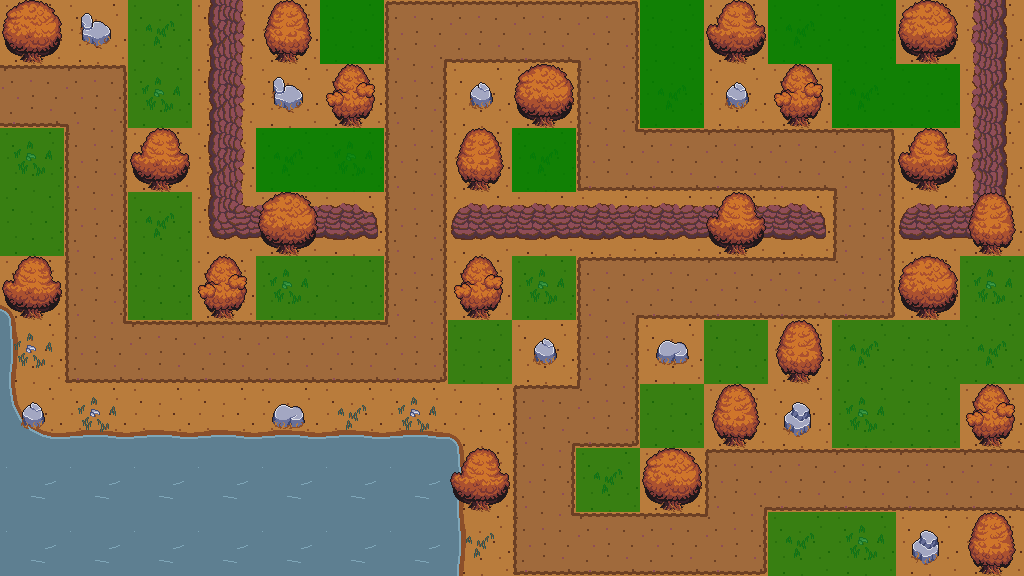

A level layout from a 2D game, rendered from its tile map. Below: a short description, then the map file with its tile-grid data intact:
An orthogonal 16x9 tile map with 64x64 px tiles, 8 tile layers (Terrain_Background, Terrain_Path, Terrain_Water, Terrain_Cliffs, ...), 3 tilesets and 1 object.

<map version="1.10" tiledversion="1.11.2" orientation="orthogonal" renderorder="right-down" width="16" height="9" tilewidth="64" tileheight="64" infinite="0" nextlayerid="23" nextobjectid="7">
 <editorsettings>
  <export target="../game/public/assets/map/TD-map-lvl12.json" format="json" />
 </editorsettings>
 <tileset firstgid="1" name="GrassTilesetAutumn" tilewidth="64" tileheight="64" tilecount="272" columns="16">
  <image source="../game/public/assets/tilesets/GrassTilesetAutumn.png" width="1024" height="1088" />
 </tileset>
 <tileset firstgid="273" name="AnimatedWaterAutumn" tilewidth="64" tileheight="64" tilecount="490" columns="70">
  <image source="../game/public/assets/tilesets/AnimatedWaterAutumn.png" width="4480" height="448" />
 </tileset>
 <tileset firstgid="763" name="Solid_green" tilewidth="64" tileheight="64" tilecount="9" columns="3">
  <image source="../game/public/assets/Solid_green.png" width="200" height="200" />
 </tileset>
 <layer id="14" name="Terrain_Background" width="16" height="9" locked="1">
  <data encoding="csv">
19,19,19,19,19,19,19,19,19,19,19,19,19,19,19,19,
19,19,19,19,19,19,19,19,19,19,19,19,19,19,19,19,
19,19,19,19,19,19,19,19,19,19,19,19,19,19,19,19,
19,19,19,19,19,19,19,19,19,19,19,19,19,19,19,19,
19,19,19,19,19,19,19,19,19,19,19,19,19,19,19,19,
19,19,19,19,19,19,19,19,19,19,19,19,19,19,19,19,
19,19,19,19,19,19,19,19,19,19,19,19,19,19,19,19,
19,19,19,19,19,19,19,19,19,19,19,19,19,19,19,19,
19,19,19,19,19,19,19,19,19,19,19,19,19,19,19,19
</data>
 </layer>
 <layer id="15" name="Terrain_Path" width="16" height="9">
  <data encoding="csv">
0,0,0,0,0,0,22,23,23,24,0,0,0,0,0,0,
55,24,0,0,0,0,38,0,0,40,0,0,0,0,0,0,
0,38,0,0,0,0,38,0,0,54,23,23,23,24,0,0,
0,38,0,0,0,0,38,0,0,0,0,0,0,40,0,0,
0,38,0,0,0,0,38,0,0,22,23,23,23,56,0,0,
0,54,55,55,55,55,56,0,0,40,0,0,0,0,88,0,
0,0,0,0,0,0,0,0,22,56,0,0,0,0,0,0,
0,0,0,0,0,0,0,0,38,0,0,22,23,23,23,23,
0,0,0,0,0,0,0,0,54,23,23,56,0,0,0,0
</data>
 </layer>
 <layer id="16" name="Terrain_Water" width="16" height="9">
  <data encoding="csv">
0,0,0,0,0,0,0,0,0,0,0,0,0,0,0,0,
0,0,0,0,0,0,0,0,0,0,0,0,0,0,0,0,
0,0,0,0,0,0,0,0,0,0,0,0,0,0,0,0,
0,0,0,0,0,0,0,0,0,0,0,0,0,0,0,0,
277,0,0,0,0,0,0,0,0,0,0,0,0,0,0,0,
347,0,0,0,0,0,0,0,0,0,0,0,0,0,0,0,
417,418,418,418,418,418,418,419,0,0,0,0,0,0,0,0,
486,486,486,486,486,486,486,489,0,0,0,0,0,0,0,0,
486,486,486,486,486,486,486,489,0,0,0,0,0,0,0,0
</data>
 </layer>
 <layer id="17" name="Terrain_Cliffs" width="16" height="9">
  <data encoding="csv">
0,0,0,118,0,0,0,0,0,0,0,0,0,0,0,120,
0,0,0,118,0,0,0,0,0,0,0,0,0,0,0,120,
0,0,0,118,0,0,0,0,0,0,0,0,0,0,0,120,
0,0,0,134,135,121,0,122,135,135,135,135,121,0,122,136,
0,0,0,0,0,0,0,0,0,0,0,0,0,0,0,0,
0,0,0,0,0,0,0,0,0,0,0,0,0,0,0,0,
0,0,0,0,0,0,0,0,0,0,0,0,0,0,0,0,
0,0,0,0,0,0,0,0,0,0,0,0,0,0,0,0,
0,0,0,0,0,0,0,0,0,0,0,0,0,0,0,0
</data>
 </layer>
 <layer id="18" name="Props" width="16" height="9">
  <data encoding="csv">
0,222,0,0,0,0,0,0,0,0,0,0,0,0,0,0,
0,0,0,0,222,0,0,207,0,0,0,207,0,0,0,0,
0,0,0,0,0,0,0,0,0,0,0,0,0,0,0,0,
0,0,0,0,0,0,0,0,0,0,0,0,0,0,0,0,
0,0,0,0,0,0,0,0,0,0,0,0,0,0,0,0,
0,0,0,0,0,0,0,0,207,0,0,0,0,0,0,0,
207,0,0,0,206,0,0,0,0,0,0,0,0,0,0,0,
0,0,0,0,0,0,0,0,0,0,0,0,0,0,0,0,
0,0,0,0,0,0,0,0,0,0,0,0,0,0,223,0
</data>
 </layer>
 <layer id="19" name="Details" width="16" height="9">
  <data encoding="csv">
159,0,156,0,158,0,0,0,0,0,0,174,156,0,159,0,
0,0,157,0,0,175,0,0,159,0,156,0,175,156,0,0,
157,0,174,0,156,157,0,158,156,0,0,0,0,0,174,0,
0,0,156,0,159,0,0,0,0,0,0,174,0,0,0,158,
174,0,0,175,157,0,0,175,157,0,0,0,0,0,159,157,
157,0,0,0,0,0,0,0,0,0,206,0,158,156,0,156,
0,157,0,0,0,156,157,0,0,0,0,158,223,157,0,175,
0,0,0,0,0,0,0,174,0,156,159,0,0,0,0,0,
0,0,0,0,0,0,0,156,0,0,0,0,156,157,0,158
</data>
 </layer>
 <objectgroup id="20" name="Waypoints">
  <object id="6" x="0" y="0">
   <polyline points="0,0 -63.8978,91.49 95.8466,94.3944 97.2989,349.985 416.788,349.985 416.788,27.5922 609.933,31.9489 609.933,158.292 862.62,159.744 864.072,284.635 608.481,287.54 607.029,415.335 541.679,415.335 543.131,546.035 736.277,544.583 737.729,477.781 1106.59,477.781" />
  </object>
 </objectgroup>
 <layer id="21" name="Buildable" width="16" height="9" opacity="0.7">
  <data encoding="csv">
0,0,763,0,0,763,0,0,0,0,763,0,763,763,0,0,
0,0,763,0,0,0,0,0,0,0,763,0,0,763,763,0,
763,0,0,0,763,763,0,0,763,0,0,0,0,0,0,0,
763,0,763,0,0,0,0,0,0,0,0,0,0,0,0,0,
0,0,763,0,763,763,0,0,763,0,0,0,0,0,0,763,
0,0,0,0,0,0,0,763,0,0,0,763,0,763,763,763,
0,0,0,0,0,0,0,0,0,0,763,0,0,763,763,0,
0,0,0,0,0,0,0,0,0,763,0,0,0,0,0,0,
0,0,0,0,0,0,0,0,0,0,0,0,763,763,0,0
</data>
 </layer>
 <layer id="22" name="Highground" width="16" height="9" opacity="0.7">
  <data encoding="csv">
0,0,0,0,0,763,0,0,0,0,763,0,763,763,0,0,
0,0,0,0,0,0,0,0,0,0,763,0,0,763,763,0,
0,0,0,0,763,763,0,0,763,0,0,0,0,0,0,0,
0,0,0,0,0,0,0,0,0,0,0,0,0,0,0,0,
0,0,0,0,0,0,0,0,0,0,0,0,0,0,0,0,
0,0,0,0,0,0,0,0,0,0,0,0,0,0,0,0,
0,0,0,0,0,0,0,0,0,0,0,0,0,0,0,0,
0,0,0,0,0,0,0,0,0,0,0,0,0,0,0,0,
0,0,0,0,0,0,0,0,0,0,0,0,0,0,0,0
</data>
 </layer>
</map>
